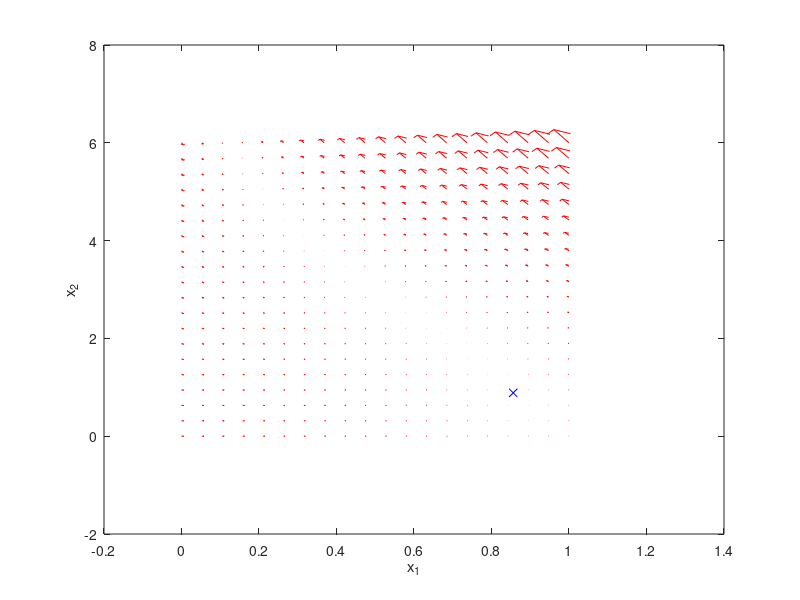

Recreate this plot in MATLAB.
% Du reactor phase portrait
clear all
close all
clc

%% Specify the reactor dynamics
phi = 0.072;
q = 1.0;
beta = 8.0;
delta = 0.3;
lambda = 20.0;
x1f = 1.0;
x2f = 0.0;
u = 0.0; % controller input!
k = @(x) exp(x/(1+x/lambda)); 

f = @(t, x) [-phi*x(1)*k(x(2))+q*(x1f-x(1)); 
             beta*phi*x(1)*k(x(2))-(q+delta)*x(2)+delta*u+q*x2f]; % For ODE solving
F = @(x) [-phi*x(1)*k(x(2))+q*(x1f-x(1)); 
          beta*phi*x(1)*k(x(2))-(q+delta)*x(2)+delta*u+q*x2f]; % For SS solving

%% Solve for the steady states
ss1 = [0.85; 0.88];
ss2 = [0.55; 2.75];
ss3 = [0.23; 4.71];
[xss1, fval] = fsolve(F,ss1);
[xss2, fval] = fsolve(F,ss2);
[xss3, fval] = fsolve(F,ss3);

%% Create a phase portrait
x1 = linspace(0.0, 1, 20);
x2 = linspace(0.0, 6, 20); 
% [tout, xs] = ode45(f, [0 100], [0.24; 4.8]);

[x1s, x2s] = meshgrid(x1, x2);
u = zeros(size(x1s));
v = zeros(size(x2s));

t=0.0;
for i=1:numel(x1s)
   xprime = f(t, [x1s(i); x2s(i)]);
   u(i) = xprime(1);
   v(i) = xprime(2);
end

%% Plotting
figure(1)
quiver(x1s, x2s, u, v,'r')
% plot(xs(:,1), xs(:,2), 'r')
hold on
plot(xss1(1), xss1(2), 'bx');
% plot(xss2(1), xss2(2), 'bx');
% plot(xss3(1), xss3(2), 'bx');
hold off
xlabel('x_1')
ylabel('x_2')
% axis tight equal;